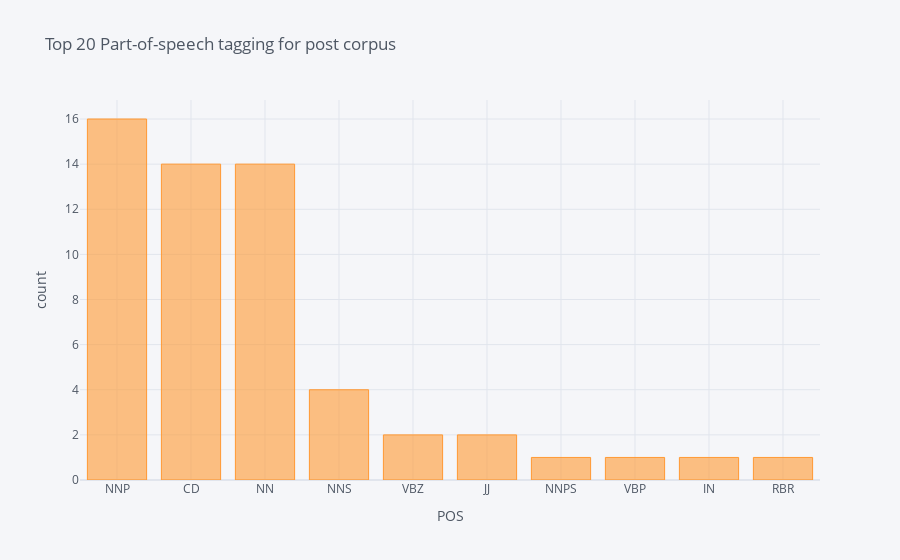

Here is the notebook cell this chart was saved with:
### Markdown cell above
### Part-of-speech taging

### Code cell
blob = TextBlob(str(df['body']))
pos_df = pd.DataFrame(blob.tags, columns = ['word' , 'pos'])
pos_df = pos_df.pos.value_counts()[:20]
pos_df.iplot(
    kind='bar',
    xTitle='POS',
    yTitle='count', 
    title='Top 20 Part-of-speech tagging for post corpus')

### Figure 1 — Plotly figure (JSON) as saved in the notebook; plotly's stock layout.template omitted (floating-point values rounded to 4 significant figures)
{"data": [{"marker": {"color": "rgba(255, 153, 51, 0.6)", "line": {"color": "rgba(255, 153, 51, 1.0)", "width": 1}}, "name": "pos", "orientation": "v", "text": "", "type": "bar", "x": ["NNP", "CD", "NN", "NNS", "VBZ", "JJ", "NNPS", "VBP", "IN", "RBR"], "y": [16, 14, 14, 4, 2, 2, 1, 1, 1, 1]}], "layout": {"legend": {"bgcolor": "#F5F6F9", "font": {"color": "#4D5663"}}, "paper_bgcolor": "#F5F6F9", "plot_bgcolor": "#F5F6F9", "title": {"font": {"color": "#4D5663"}, "text": "Top 20 Part-of-speech tagging for post corpus"}, "xaxis": {"gridcolor": "#E1E5ED", "showgrid": true, "tickfont": {"color": "#4D5663"}, "title": {"font": {"color": "#4D5663"}, "text": "POS"}, "zerolinecolor": "#E1E5ED"}, "yaxis": {"gridcolor": "#E1E5ED", "showgrid": true, "tickfont": {"color": "#4D5663"}, "title": {"font": {"color": "#4D5663"}, "text": "count"}, "zerolinecolor": "#E1E5ED"}}}
